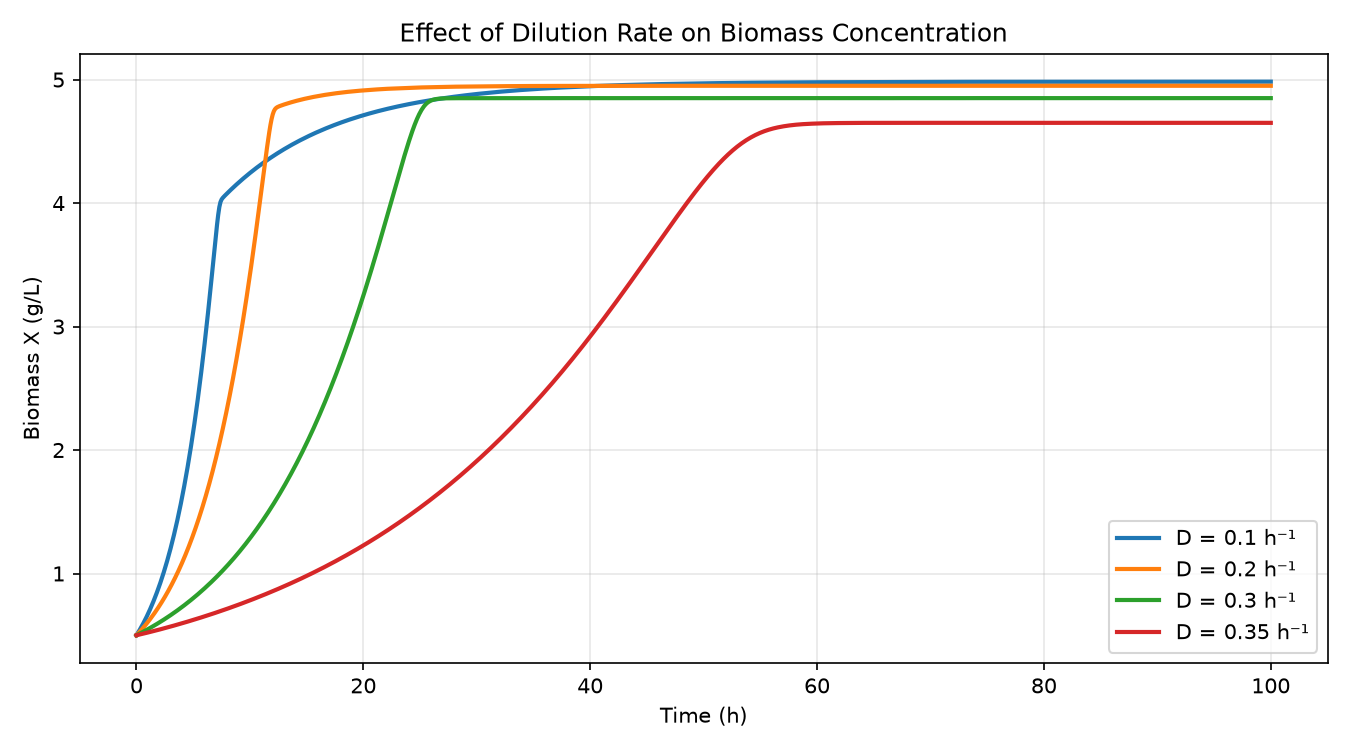

Python code for this plot:
import numpy as np
from scipy.integrate import solve_ivp
import matplotlib.pyplot as plt

mu_max = 0.4
Ks     = 0.1
Y      = 0.5
S0     = 10.0
X0     = 0.5
S_init = 5.0
t_span = (0, 100)
t_eval = np.linspace(0, 100, 1000)

dilution_rates = [0.1, 0.2, 0.3, 0.35]

plt.figure(figsize=(9, 5))

for D in dilution_rates:
    def bioreactor(t, y):
        X, S = y
        mu = mu_max * S / (Ks + S)
        dX_dt = (mu - D) * X
        dS_dt = D * (S0 - S) - (mu * X / Y)
        return [dX_dt, dS_dt]

    sol = solve_ivp(bioreactor, t_span, [X0, S_init], t_eval=t_eval)
    plt.plot(sol.t, sol.y[0], label=f'D = {D} h⁻¹', linewidth=2)

plt.xlabel('Time (h)')
plt.ylabel('Biomass X (g/L)')
plt.title('Effect of Dilution Rate on Biomass Concentration')
plt.legend()
plt.grid(True, alpha=0.3)
plt.tight_layout()
plt.savefig('parameter_sweep.png', dpi=150)
plt.show()
